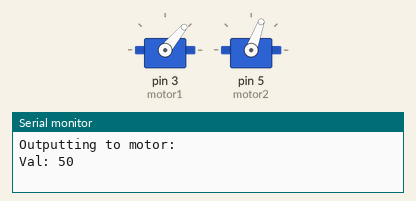
Simulated run of this sketch. Board: Arduino Uno, built with avr-gcc and run on an emulated ATmega328P. Shown: 2 × servo, the last lines printed to the serial monitor.

Above: at 2.05 s.
At 4.95 s:
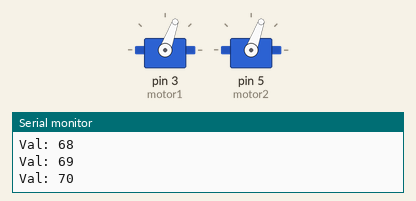
At 7.9 s:
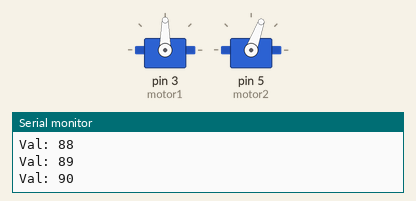
Timing chart, 0 to 9.7 s (numbered marks = the images above):
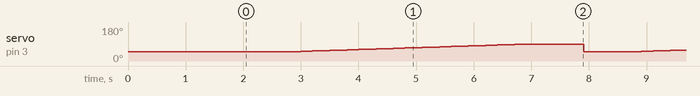

Measured:
- by itself, servo on pin 3 (motor1): ramps from 50° to 90° and jumps back, once every 5.9 s

The sketch:

Motor_Sweep.ino
```cpp
/*
 Controlling a servo position using a potentiometer (variable resistor)
 by Michal Rinott <http://people.interaction-ivrea.it/m.rinott>

 modified on 8 Nov 2019
 by William Blanc
*/

#include <Servo.h>
//#define DEBUG   //If you comment this line, the DPRINT & DPRINTLN lines are defined as blank.
#ifdef DEBUG    //Macros are usually in all capital letters.
  #define DPRINT(...)    Serial.print(__VA_ARGS__)    //DPRINT is a macro, debug print
  #define DPRINTLN(...)  Serial.println(__VA_ARGS__)   //DPRINTLN is a macro, debug print with new line
#else
  #define DPRINT(...)    //now defines a blank line
  #define DPRINTLN(...)   //now defines a blank line
#endif

#define SWEEP_SIZE 64
#define DELAY 100 // Delay is in ms
static const int VCC = 5;
static const int MOTOR_OUT_MIN = 50;
static const int MOTOR_OUT_MAX = 90;

int motor_sweep[SWEEP_SIZE]; // Values to control the motor automatically
int motor_out; // Output for the motor
char str[32]; // Output string buffer

Servo motor1;  // create servo object to control the motor
Servo motor2;

void setup() {
  Serial.begin(115200);
  Serial.println("Outputting to motor:");
  while (!Serial){}
  #ifndef DEBUG // Attach motors if not debugging
    motor1.attach(3);  // attaches the servo on pin 9 to the servo object
    motor2.attach(5);
    motor1.write(MOTOR_OUT_MIN);
    motor2.write(MOTOR_OUT_MIN);
    delay(2000);
  #endif

  // Fill the array with values from 50 to 90
  for (int i = MOTOR_OUT_MIN; i <= MOTOR_OUT_MAX; i+=1){
    motor_sweep[i - MOTOR_OUT_MIN] = i;
    // DEBUG CODE
    DPRINT("motor_sweep[");
    DPRINT(i - MOTOR_OUT_MIN);
    DPRINT("] = ");
    DPRINTLN(motor_sweep[i - MOTOR_OUT_MIN]);
  }
  motor2.write(70);
}

void loop() {
  for (int i = 0; i < SWEEP_SIZE; i++){
    motor_out = motor_sweep[i];
    if (motor_out == 0)
      continue;
    sprintf(str, "Val: %d", motor_out);
    Serial.println(str);
    #ifndef DEBUG
      motor1.write(motor_out);                  // sets the servo position according to the scaled value
      //motor2.write(motor_out);
      switch (motor_out){
        case MOTOR_OUT_MIN:
        case MOTOR_OUT_MAX:
          delay(10*DELAY); // waits for the motor to get there
          break;
        default:
          delay(DELAY);
          break;
      }
    #endif
  }
}
```
